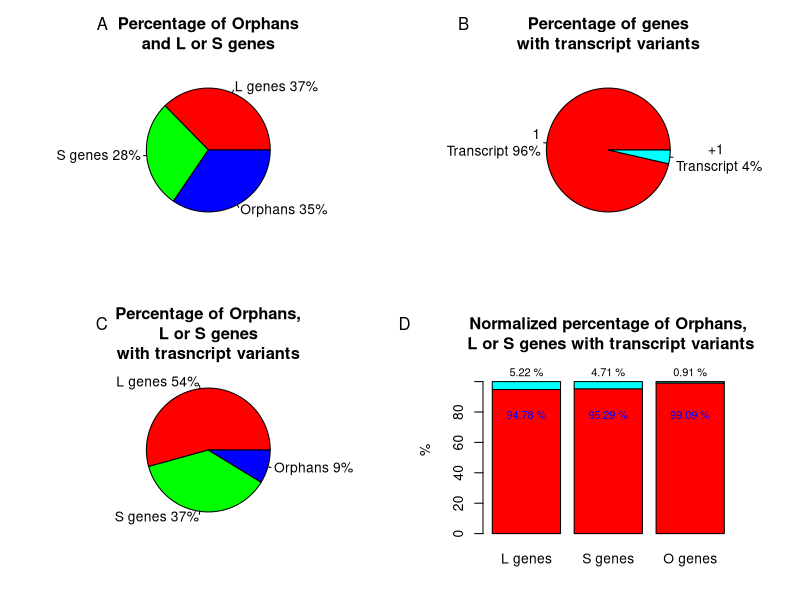

Reproduce this figure in R.
### Exploratory analysis

# Data loading
genes.total <- 45099
genes.L <- 16835
genes.S <- 12697
genes.O <- 15567
genes.total.var <- 1617
genes.L.var <- 878
genes.S.var <- 598
genes.O.var <- 141
genes.total.NoVar <- genes.total - genes.total.var
genes.L.NoVar <- genes.L - genes.L.var
genes.S.NoVar <- genes.S - genes.S.var
genes.O.NoVar <- genes.O - genes.O.var
percent.genes.L.var <- (genes.L.var / genes.L) * 100
percent.genes.S.var <- (genes.S.var / genes.S) * 100
percent.genes.O.var <- (genes.O.var / genes.O) * 100
percent.genes.L.NoVar <- (genes.L.NoVar / genes.L) * 100
percent.genes.S.NoVar <- (genes.S.NoVar / genes.S) * 100
percent.genes.O.Novar <- (genes.O.NoVar / genes.O) * 100


# Parameter settings
pdf("cakes.pdf")
par(mfrow=c(2,2))
par(mar=c(4, 5, 4, 4))

# LSO-Plotting
slices <- c(genes.L, genes.S, genes.O)
lbls <- c("L genes", "S genes", "Orphans")
pct <- round(slices/sum(slices) * 100)
lbls <- paste(lbls, pct)
lbls <- paste(lbls, "%", sep="")
pie(slices, labels=lbls, col=rainbow(length(lbls)), main="Percentage of Orphans\nand L or S genes")
mtext(side=3, adj=1, at=-1.3, line=2, "A")

# Variant transcripts plotting
slices <- c(genes.total.NoVar, genes.total.var)
lbls <- c("\t1\nTranscript", "\t+1\nTranscript")
pct <- round(slices/sum(slices) * 100)
lbls <- paste(lbls, pct)
lbls <- paste(lbls, "%", sep="")
pie(slices, labels=lbls, col=rainbow(length(lbls)), main="Percentage of genes\nwith transcript variants")
mtext(side=3, adj=1, at=-1.8, line=2, "B")

# LSO-variant transcripts plotting
slices <- c(genes.L.var, genes.S.var, genes.O.var)
lbls <- c("L genes", "S genes", "Orphans")
pct <- round(slices/sum(slices) * 100)
lbls <- paste(lbls, pct)
lbls <- paste(lbls, "%", sep="")
pie(slices, labels=lbls, col=rainbow(length(lbls)), main="Percentage of Orphans,\nL or S genes\nwith trasncript variants")
mtext(side=3, adj=1, at=-1.3, line=2, "C")

# Normalized LSO-variant plotting
#par(mar=c(5,5,5,5))
NoVar <- c(percent.genes.L.NoVar, percent.genes.S.NoVar, percent.genes.O.Novar)
var <- c(percent.genes.L.var, percent.genes.S.var, percent.genes.O.var)
header <- c("L genes", "S genes", "O genes")
data <- rbind(NoVar, var)
colnames(data) <- header
x <- barplot(data, col=rainbow(length(data[,1])), main="Normalized percentage of Orphans,\n L or S genes with transcript variants", ylim=c(0,110), ylab = "%")
text(x, y=70, label=c(paste(round(percent.genes.L.NoVar, 2), "%", sep=" "), paste(round(percent.genes.S.NoVar, 2), "%", sep=" "), paste(round(percent.genes.O.Novar, 2), "%", sep=" ")), pos=3, cex=0.8, col="blue")
text(x, y=98, label=c(paste(round(percent.genes.L.var, 2), "%", sep=" "), paste(round(percent.genes.S.var, 2), "%", sep=" "), paste(round(percent.genes.O.var, 2), "%", sep=" ")), pos=3, cex=0.8, col="black")
mtext(side=3, adj=1, at=-1, line=2, "D")

dev.off()